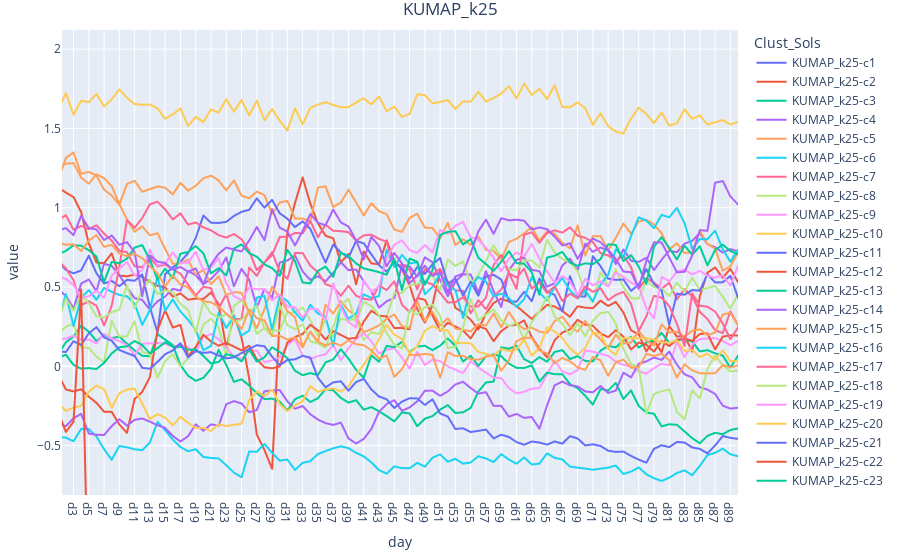

The cell this chart's notebook holds for it:
### Code cell
sol = 'KUMAP_k25'
sol_rows = []
for name in sol_names:
    n = name.split('-')[0]
    if n == sol:
        sol_rows.append(name)
        
df_centroids_melt = df_centroids[df_centroids['Clust_Sols'].isin(sol_rows)]
df_centroids_melt = pd.melt(df_centroids_melt, id_vars=['Clust_Sols'], value_vars=window_cols,
        var_name='day', value_name='value')

fig = px.line(df_centroids_melt, x="day", y="value", color='Clust_Sols')
fig.update_layout(margin=dict(l=20, r=20, t=30, b=20),
                 title={'text':f'{sol}', 'xanchor':'center', 'x':0.5})
fig.show()
